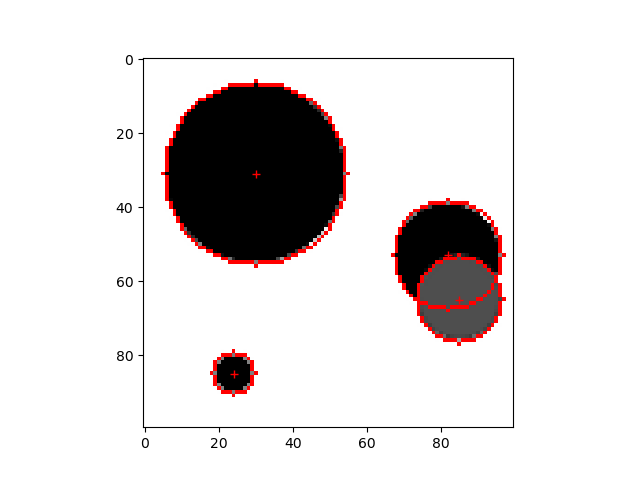

Here is the Python script that generated this plot:
# -*- coding: utf-8 -*-
"""
Created on Wed Feb  9 19:30:27 2022

@author: paulg
"""

import numpy as np
import matplotlib.pyplot as plt
from PIL import *
import scipy.signal as sg
import cv2


img = Image.open("four.png")
img = np.array(img)

#Filtrage de Sobel

Hx=np.array([[-1,0,1],[-2,0,2],[-1,0,1]])
Hy=np.array([[-1,-2,-1],[0,0,0],[1,2,1]])


Gx = sg.convolve2d(img,Hx,'valid')
Gy = sg.convolve2d(img,Hy,'valid')

G=np.sqrt(np.square(Gx)+np.square(Gy))

# plt.imshow(G,cmap='gray')
# plt.show()


seuil = 500
G_seuil = (G>seuil)*G

# plt.imshow(G_seuil,cmap='gray')
# plt.show()

#Methode avec l'accumulateur
acc=np.zeros((100,100,139))

r,c = G.shape

for i in range(r):
    for j in range(c):
        if G_seuil[i,j]!=0:
            for x in range(r):
                for y in range(c):
                    if ((x!=i) & (y!=j)):
                        rad=int(np.sqrt((x-i)**2+(y-j)**2))+1
                        if (rad>=3):
                            acc[x,y,rad-3]+=139/rad #division par le rayon pour normaliser car le nombre de point est prop au rayon

#Maximum locaux
acc1=np.zeros((100,100,139)) 

larg=2 #on cherche le maximum dans un cube de largeur 2*larg+1                 
for i in range(larg,r-larg):
    for j in range(larg,c-larg):
        for k in range(larg,139-larg):
            valeur=acc[i,j,k]
            
            if valeur==np.max(acc[i-larg:i+larg+1,j-larg:j+larg+1,k-larg:k+larg+1]):
                acc1[i,j,k]=valeur 
                acc[i,j,k]=valeur+1 #evite de recopier plusieurs maximaux qui ont la même valeur

                
#Selection et affichage des N valeurs les plus grandes
N=4

img3 = Image.open("four3.png")
img3 = np.array(img3)

for i in range(N):
    r,c,rad=np.where(acc1==np.max(acc1))
    print(r,c,rad)
    cv2.circle(img3, center = (c[0]+1,r[0]+1), radius =rad[0]+3, color =(255,0,0), thickness=1)
    acc1[r,c,rad]=0
    plt.plot(c[0]+1,r[0]+1,'+r')
    
    
plt.imshow(img3)
